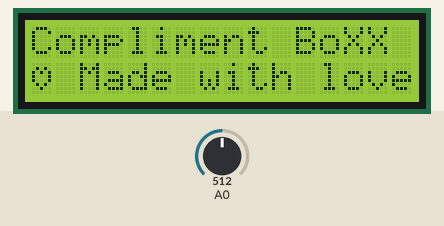
Simulated run of this sketch. Board: Arduino Uno, built with avr-gcc and run on an emulated ATmega328P. Parts: 16×2 character LCD. Inputs (shaded band) come from the test bench; at power-on: A0 = 512. Random numbers use the default seed unless the sketch sets one; what the sketch prints to the serial monitor is not drawn.

Above: at 0.1 s.
At 1.6 s:
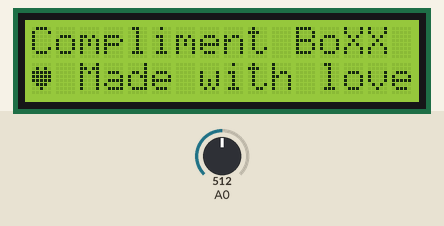
At 4.2 s:
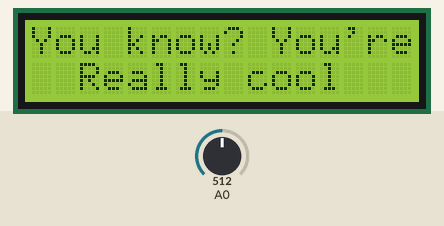

The sketch:

ComplimentBoxx.ino
```cpp
#include <LiquidCrystal.h>

const int rs = 12, en = 11, d4 = 5, d5 = 4, d6 = 3, d7 = 2; //Declaracion de pins para pantalla LCD
LiquidCrystal lcd(rs, en, d4, d5, d6, d7); //Creacion de objeto LCD


//Caracteres especiales
byte armsDown[8] = {
  0b00100,
  0b01010,
  0b00100,
  0b00100,
  0b01110,
  0b10101,
  0b00100,
  0b01010
};

byte armsUp[8] = {
  0b00100,
  0b01010,
  0b00100,
  0b10101,
  0b01110,
  0b00100,
  0b00100,
  0b01010
};
byte heartBig[8] = {
  0b00000,
  0b01010,
  0b11111,
  0b11111,
  0b11111,
  0b01110,
  0b00100,
  0b00000
};
byte heartSmall[8] = {
  0b00000,
  0b01010,
  0b10101,
  0b10001,
  0b10001,
  0b01010,
  0b00100,
  0b00000
};
byte sun[8]{
  0b00100,
  0b10001,
  0b00100,
  0b01110,
  0b11111,
  0b01110,
  0b00100,
  0b10001

};

//Creacion de arrays que contienen las frases.
//Deben almacenarse en memoria de programa para evitar consumir toda la memoria Dinamica
const char string0[] PROGMEM = "Sos una chimba  Creaselas!      ";
const char string1[] PROGMEM = "Esos crespos no se arman solos! ";
const char string2[] PROGMEM = " Praise the sun        \4        ";
const char string3[] PROGMEM = "Estoy mas buena que una ensalada";
const char string4[] PROGMEM = "Maybe not today     But tomorrow";
const char string5[] PROGMEM = "Good job Me!           Thank Me!";
const char string6[] PROGMEM = "  HOME    FOOD     IS    SACRED ";
const char string7[] PROGMEM = "You gotta get Up  Get out!      ";
const char string8[] PROGMEM = "Llevo mas colore  que un jarron!";
const char string9[] PROGMEM = "Love The Curls! They deserve it!";
const char string10[] PROGMEM = "Knot by Knot... You'll get there";
const char string11[] PROGMEM = "Gotta gimmie      \3 Some Love  ";
const char string12[] PROGMEM = "Nourish yourself Like a plant \4 ";
const char string13[] PROGMEM = "Stay Healthy    \1 Stay beautiful";
const char string14[] PROGMEM = "Your simplicity Outshines \3     ";
const char string15[] PROGMEM = "Keep moving     Those joints    ";
const char string16[] PROGMEM = "You know? You're  Really cool   ";
const char string17[] PROGMEM = "    You did a   damn fine job \3";
const char string18[] PROGMEM = "You deserve to be cared about";
const char string19[] PROGMEM = "Charming as fuck wink wink *";
const char string20[] PROGMEM = "I'm as authenticAs they come ";
const char string21[] PROGMEM = "Your hair just  add to the charm";
const char string22[] PROGMEM = "  Lo mio es       todo natural  ";
const char string23[] PROGMEM = "May i steal a   curl from you?";
const char string24[] PROGMEM = "My feelings are   not decoration";
const char string25[] PROGMEM = "Sabes lo que soy   I'm Worth it";


//Array con las direcciones de las cadenas de texto
const char* const compliments[] PROGMEM={string0,string1,string2,string3,string4,string5,string6,string7,string8,string9,string10,string11,string12,string13,string14,string15,string16,string17,string18,string19,string20,string21,string22,string23,string24,string25};


char buffer[33];
int keyValue=0;
int complimentNumber=0;


void nextCompliment() { //Obtener un cumplido aleatorio

  int rand=random(0,complimentNumber);
  Serial.print(rand);
  String half1,half2="";
  strcpy_P(buffer, (char*)pgm_read_word(&(compliments[rand])));
  String compliment=String(buffer);
  Serial.println(compliment);
  half1=compliment.substring(0,16); //Dividir cadena en 2 mitades
  half2=compliment.substring(16,32);

  lcd.clear();    //Imprimir en pantalla LCD
  lcd.setCursor(0,0);
  lcd.print(half1);
  lcd.setCursor(0, 1);
  lcd.print(half2);
}


void setup() {
  Serial.begin(9600);
  randomSeed(analogRead(A2));
  for(const char* a: compliments){
    complimentNumber++;
  }
  Serial.println("Compliment number: "+String(complimentNumber));

  //Inicializacion de LCD y caracteres especiales
  lcd.begin(16, 2);
  lcd.createChar(0, armsDown);
  lcd.createChar(1, armsUp);
  lcd.createChar(2, heartSmall);
  lcd.createChar(3, heartBig);
  lcd.createChar(4, sun);
  lcd.setCursor(0, 0);
  lcd.print("Compliment BoXX");
  lcd.setCursor(0, 1);
  lcd.print("  Made with love");

  //Animacion de bienvenida
  while ((millis()/1000)<4) {
    lcd.setCursor(0,1);
    lcd.write(byte(2));
    delay(500);
    lcd.setCursor(0,1);
    lcd.write(byte(3));
    delay(500);
  }

  lcd.clear();
  lcd.setCursor(0, 0);
  lcd.print("Push the button");
  lcd.setCursor(0, 1);
  lcd.print(" for compliments");
}

void loop() {

  //Escaneo de boton y debouncing
  bool wake=false;
  bool keyPressed=false;
  while (!wake){
    keyValue=analogRead(A0);
    if (keyValue!=0){
      delay(50);
      keyValue=analogRead(A0);
      if (keyValue!=0){
        keyPressed=true;
        nextCompliment();
        while (keyPressed) {
          delay(80);
          keyValue=analogRead(A0);
          if (keyValue==0) keyPressed=false;
        }
      }
    delay(80);
  }
}
}
```

Measured:
- what the display in image 1 shows lasts 0.5 s, from 1.6 s to 2.1 s
